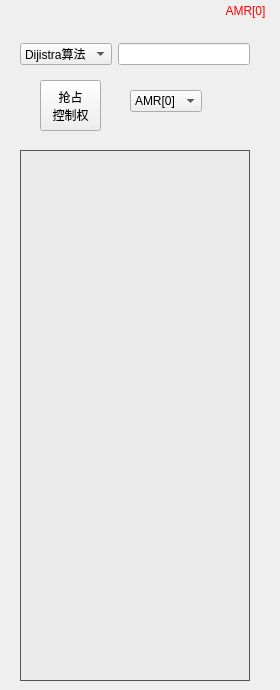
          <widget class="QWidget" name="tab_2">
           <attribute name="title">
            <string>图元</string>
           </attribute>
           <widget class="QListWidget" name="listWidget">
            <property name="geometry">
             <rect>
              <x>20</x>
              <y>150</y>
              <width>230</width>
              <height>531</height>
             </rect>
            </property>
            <property name="styleSheet">
             <string notr="true">QListWidget {
    background-color: rgba(128, 128, 128, 10);
    border: 1px solid #555555;
}

QListWidget::item {
    padding: 10px;
    background-color: rgba(180, 180, 180, 100);
    color: #FFFFFF;
}

QListWidget::item:selected {
    background-color: #4682B4;
}

QListWidget::item:hover {
    background-color: #778899;  /* 更改鼠标悬停时的颜色 */
    border: 1px solid #555555;
}</string>
            </property>
           </widget>
           <widget class="QWidget" name="layoutWidget">
            <property name="geometry">
             <rect>
              <x>20</x>
              <y>40</y>
              <width>230</width>
              <height>29</height>
             </rect>
            </property>
            <layout class="QHBoxLayout" name="horizontalLayout_6">
             <item>
              <widget class="QComboBox" name="comboBox">
               <item>
                <property name="text">
                 <string>Dijistra算法</string>
                </property>
               </item>
               <item>
                <property name="text">
                 <string>A*算法</string>
                </property>
               </item>
              </widget>
             </item>
             <item>
              <widget class="QLineEdit" name="lineEdit"/>
             </item>
            </layout>
           </widget>
           <widget class="QToolButton" name="toolButton">
            <property name="geometry">
             <rect>
              <x>40</x>
              <y>80</y>
              <width>61</width>
              <height>51</height>
             </rect>
            </property>
            <property name="text">
             <string>抢占
控制权</string>
            </property>
           </widget>
           <widget class="QLabel" name="label">
            <property name="geometry">
             <rect>
              <x>220</x>
              <y>0</y>
              <width>51</width>
              <height>21</height>
             </rect>
            </property>
            <property name="styleSheet">
             <string notr="true">font: 8pt &quot;宋体&quot;;
color: rgb(255, 0, 0);</string>
            </property>
            <property name="text">
             <string>AMR[0]</string>
            </property>
            <property name="alignment">
             <set>Qt::AlignCenter</set>
            </property>
           </widget>
           <widget class="QComboBox" name="comboBox_2">
            <property name="geometry">
             <rect>
              <x>130</x>
              <y>90</y>
              <width>72</width>
              <height>22</height>
             </rect>
            </property>
            <item>
             <property name="text">
              <string>AMR[0]</string>
             </property>
            </item>
            <item>
             <property name="text">
              <string>AMR[1]</string>
             </property>
            </item>
           </widget>
          </widget>
